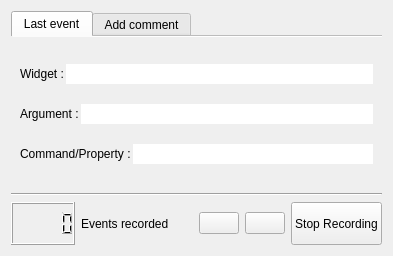
<?xml version="1.0" encoding="UTF-8"?>
<ui version="4.0">
 <class>pqRecordEventsDialog</class>
 <widget class="QDialog" name="pqRecordEventsDialog">
  <property name="geometry">
   <rect>
    <x>0</x>
    <y>0</y>
    <width>393</width>
    <height>256</height>
   </rect>
  </property>
  <property name="windowTitle">
   <string>Dialog</string>
  </property>
  <layout class="QVBoxLayout" name="verticalLayout_3">
   <item>
    <widget class="QTabWidget" name="tabWidget">
     <property name="sizePolicy">
      <sizepolicy hsizetype="Expanding" vsizetype="Maximum">
       <horstretch>0</horstretch>
       <verstretch>0</verstretch>
      </sizepolicy>
     </property>
     <property name="tabShape">
      <enum>QTabWidget::Rounded</enum>
     </property>
     <property name="currentIndex">
      <number>0</number>
     </property>
     <property name="elideMode">
      <enum>Qt::ElideNone</enum>
     </property>
     <property name="usesScrollButtons">
      <bool>false</bool>
     </property>
     <property name="documentMode">
      <bool>true</bool>
     </property>
     <widget class="QWidget" name="lastEvent">
      <attribute name="icon">
       <iconset resource="Resources/QtTesting.qrc">
        <normaloff>:/Icons/info.png</normaloff>:/Icons/info.png</iconset>
      </attribute>
      <attribute name="title">
       <string>Last event</string>
      </attribute>
      <layout class="QVBoxLayout" name="verticalLayout">
       <property name="spacing">
        <number>2</number>
       </property>
       <property name="bottomMargin">
        <number>2</number>
       </property>
       <item>
        <layout class="QHBoxLayout" name="horizontalLayout">
         <item>
          <widget class="QLabel" name="eventWidgetLabel">
           <property name="toolTip">
            <string>Last widget recorded</string>
           </property>
           <property name="text">
            <string>Widget :</string>
           </property>
          </widget>
         </item>
         <item>
          <widget class="QLineEdit" name="eventWidgetEdit">
           <property name="enabled">
            <bool>true</bool>
           </property>
           <property name="frame">
            <bool>false</bool>
           </property>
           <property name="readOnly">
            <bool>true</bool>
           </property>
          </widget>
         </item>
        </layout>
       </item>
       <item>
        <layout class="QHBoxLayout" name="horizontalLayout_2">
         <item>
          <widget class="QLabel" name="eventArgumentLabel">
           <property name="enabled">
            <bool>true</bool>
           </property>
           <property name="sizePolicy">
            <sizepolicy hsizetype="Preferred" vsizetype="Preferred">
             <horstretch>0</horstretch>
             <verstretch>0</verstretch>
            </sizepolicy>
           </property>
           <property name="toolTip">
            <string>Last argument recorded</string>
           </property>
           <property name="text">
            <string>Argument :</string>
           </property>
          </widget>
         </item>
         <item>
          <widget class="QLineEdit" name="eventArgumentEdit">
           <property name="enabled">
            <bool>true</bool>
           </property>
           <property name="frame">
            <bool>false</bool>
           </property>
           <property name="readOnly">
            <bool>true</bool>
           </property>
          </widget>
         </item>
        </layout>
       </item>
       <item>
        <layout class="QHBoxLayout" name="horizontalLayout_3">
         <item>
          <widget class="QLabel" name="eventCommandLabel">
           <property name="toolTip">
            <string>Last command recorded / property checked</string>
           </property>
           <property name="text">
            <string>Command/Property :</string>
           </property>
          </widget>
         </item>
         <item>
          <widget class="QLineEdit" name="eventCommandEdit">
           <property name="enabled">
            <bool>true</bool>
           </property>
           <property name="frame">
            <bool>false</bool>
           </property>
           <property name="readOnly">
            <bool>true</bool>
           </property>
          </widget>
         </item>
        </layout>
       </item>
      </layout>
     </widget>
     <widget class="QWidget" name="addComment">
      <attribute name="icon">
       <iconset resource="Resources/QtTesting.qrc">
        <normaloff>:/Icons/plus.png</normaloff>:/Icons/plus.png</iconset>
      </attribute>
      <attribute name="title">
       <string>Add comment</string>
      </attribute>
      <layout class="QHBoxLayout" name="horizontalLayout_5">
       <item>
        <layout class="QVBoxLayout" name="verticalLayout_4">
         <item>
          <widget class="QLabel" name="commentLabel">
           <property name="text">
            <string>Add your custom comment :</string>
           </property>
          </widget>
         </item>
         <item>
          <widget class="QTextEdit" name="commentTextEdit">
           <property name="sizePolicy">
            <sizepolicy hsizetype="Preferred" vsizetype="Preferred">
             <horstretch>0</horstretch>
             <verstretch>0</verstretch>
            </sizepolicy>
           </property>
           <property name="maximumSize">
            <size>
             <width>16777215</width>
             <height>80</height>
            </size>
           </property>
           <property name="toolTip">
            <string>Write the comment that you want to add</string>
           </property>
          </widget>
         </item>
         <item>
          <layout class="QHBoxLayout" name="horizontalLayout_4">
           <item>
            <widget class="QCheckBox" name="blockingCheckBox">
             <property name="toolTip">
              <string>Add option block to you comment</string>
             </property>
             <property name="text">
              <string>Blocking</string>
             </property>
            </widget>
           </item>
           <item>
            <spacer name="horizontalSpacer">
             <property name="orientation">
              <enum>Qt::Horizontal</enum>
             </property>
             <property name="sizeHint" stdset="0">
              <size>
               <width>40</width>
               <height>20</height>
              </size>
             </property>
            </spacer>
           </item>
           <item>
            <widget class="QPushButton" name="commentAddButton">
             <property name="sizePolicy">
              <sizepolicy hsizetype="Preferred" vsizetype="Preferred">
               <horstretch>0</horstretch>
               <verstretch>0</verstretch>
              </sizepolicy>
             </property>
             <property name="toolTip">
              <string>Add your comment</string>
             </property>
             <property name="text">
              <string>Add to macro</string>
             </property>
             <property name="icon">
              <iconset resource="Resources/QtTesting.qrc">
               <normaloff>:/Icons/plus.png</normaloff>:/Icons/plus.png</iconset>
             </property>
            </widget>
           </item>
          </layout>
         </item>
        </layout>
       </item>
      </layout>
     </widget>
    </widget>
   </item>
   <item>
    <widget class="Line" name="line">
     <property name="orientation">
      <enum>Qt::Horizontal</enum>
     </property>
    </widget>
   </item>
   <item>
    <layout class="QHBoxLayout">
     <property name="spacing">
      <number>6</number>
     </property>
     <property name="sizeConstraint">
      <enum>QLayout::SetMinimumSize</enum>
     </property>
     <property name="margin">
      <number>0</number>
     </property>
     <item>
      <widget class="QLCDNumber" name="nbEvents">
       <property name="toolTip">
        <string>numbers of events recorded</string>
       </property>
       <property name="smallDecimalPoint">
        <bool>false</bool>
       </property>
       <property name="digitCount">
        <number>5</number>
       </property>
      </widget>
     </item>
     <item>
      <widget class="QLabel" name="nbEventsLabel">
       <property name="text">
        <string>Events recorded</string>
       </property>
      </widget>
     </item>
     <item>
      <spacer>
       <property name="orientation">
        <enum>Qt::Horizontal</enum>
       </property>
       <property name="sizeType">
        <enum>QSizePolicy::Expanding</enum>
       </property>
       <property name="sizeHint" stdset="0">
        <size>
         <width>133</width>
         <height>31</height>
        </size>
       </property>
      </spacer>
     </item>
     <item>
      <widget class="QPushButton" name="checkButton">
       <property name="toolTip">
        <string>Check default property of a widget instead of recording event</string>
       </property>
       <property name="text">
        <string/>
       </property>
       <property name="icon">
        <iconset resource="Resources/QtTesting.qrc">
         <normaloff>:/Icons/check.png</normaloff>:/Icons/check.png</iconset>
       </property>
       <property name="checkable">
        <bool>true</bool>
       </property>
      </widget>
     </item>
     <item>
      <widget class="QPushButton" name="recordPauseButton">
       <property name="toolTip">
        <string>Start/Pause record</string>
       </property>
       <property name="text">
        <string/>
       </property>
       <property name="icon">
        <iconset resource="Resources/QtTesting.qrc">
         <normaloff>:/Icons/record.png</normaloff>
         <normalon>:/Icons/pause.png</normalon>:/Icons/record.png</iconset>
       </property>
       <property name="checkable">
        <bool>true</bool>
       </property>
      </widget>
     </item>
     <item>
      <widget class="QPushButton" name="stopButton">
       <property name="sizePolicy">
        <sizepolicy hsizetype="Preferred" vsizetype="Preferred">
         <horstretch>0</horstretch>
         <verstretch>0</verstretch>
        </sizepolicy>
       </property>
       <property name="toolTip">
        <string>Stop record</string>
       </property>
       <property name="text">
        <string>Stop Recording</string>
       </property>
       <property name="icon">
        <iconset resource="Resources/QtTesting.qrc">
         <normaloff>:/Icons/playback-stop.png</normaloff>:/Icons/playback-stop.png</iconset>
       </property>
      </widget>
     </item>
    </layout>
   </item>
  </layout>
 </widget>
 <resources>
  <include location="Resources/QtTesting.qrc"/>
 </resources>
 <connections>
  <connection>
   <sender>stopButton</sender>
   <signal>clicked()</signal>
   <receiver>pqRecordEventsDialog</receiver>
   <slot>accept()</slot>
   <hints>
    <hint type="sourcelabel">
     <x>374</x>
     <y>273</y>
    </hint>
    <hint type="destinationlabel">
     <x>84</x>
     <y>36</y>
    </hint>
   </hints>
  </connection>
 </connections>
</ui>
